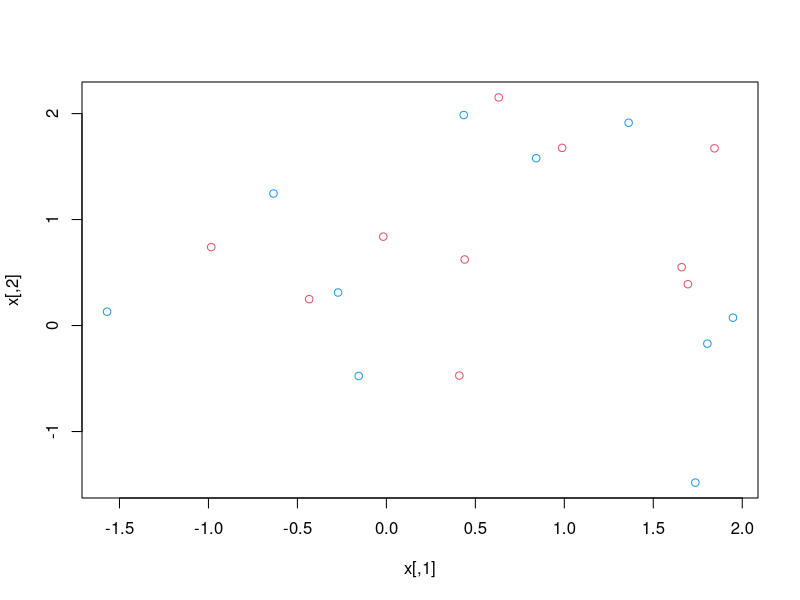
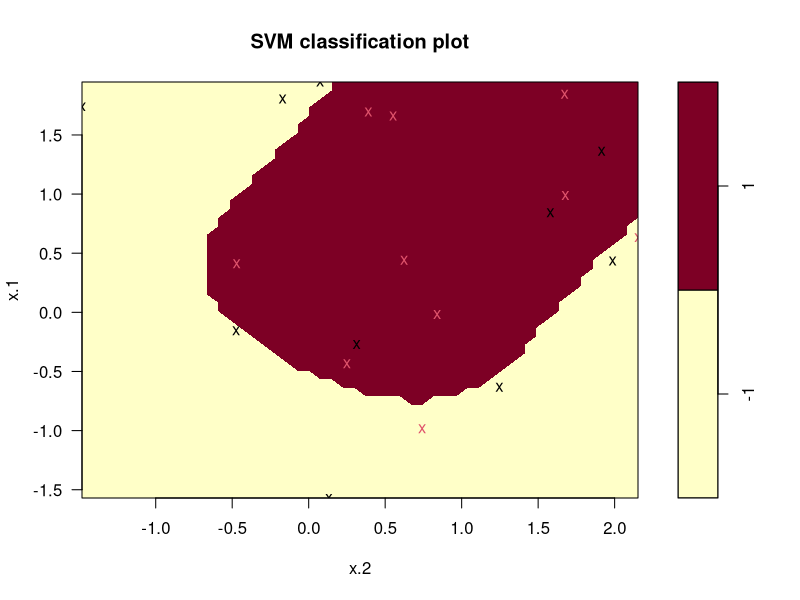

Here is the R script that generated these plots, in order:
library(e1071)
x=matrix (rnorm (20*2) , ncol =2)
y <- c(rep (-1,10) , rep (1 ,10) )
x[y==1 ,]= x[y==1,] + 1
plot(x, col = (3 - y))

dat <- data.frame(x=x, y=as.factor (y))
svmfit = svm(y ~ .,  data = dat ,  kernel ="radial" ,  cost =1,  scale =FALSE )
plot(svmfit, dat)
